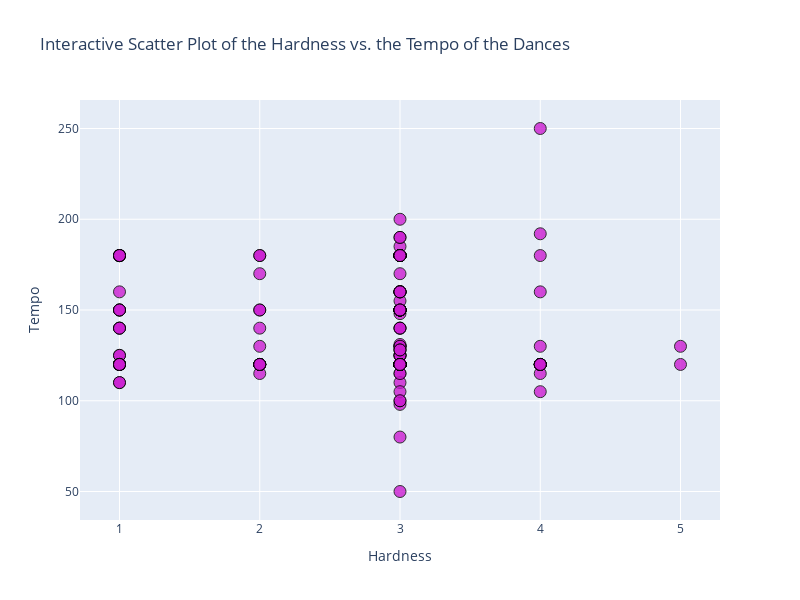

The code cell stored with this chart in its notebook:
### Code cell
# EDA Step 2: Bivariate analysis - Create scatter plots - Perform cross-tabulations - Calculate correlations between pairs of variables
#DANCE

#Create scatter plots
#Scatterplot - continuous vars - infinite possible values and ofterm measure with some precision
# - uses - scientific measurements and physical properties
# Scientific measurements - mass, length, temperature, meter, time
# Physical properties - include color, density, hardness, and melting and boiling points.
# - Vars: Hardness Ratio (hardness), Tempo (BPM) (time)
 
#go - low level data that is specific and flexible
import plotly.graph_objects as go
#!pip install plotly

# Put the data into a pandas df
dataF = pd.DataFrame({'x': df['Hardness Ratio'],
                   'y': df['Tempo (BPM)']})

#Create the figure (for the moment: a blank graph)
fig = go.Figure()

# Add the scatter trace
fig.add_trace(go.Scatter( 
    x=dataF['x'], # Variable in the x-axis
    y=dataF['y'], # Variable in the y-axis
    mode='markers', # This explicitly states that we want our observations to be represented by points
    
    # Properties associated with points 
    marker=dict(
        size=12, # Size
        color='#cb1dd1', # Color
        opacity=0.8, # Point transparency 
        line=dict(width=1, color='black') # Properties of the edges
    ),
))

# Customize the layout
fig.update_layout(
    title='Interactive Scatter Plot of the Hardness vs. the Tempo of the Dances', # Title
    xaxis_title='Hardness', # x-axis name
    yaxis_title='Tempo', # y-axis name
    width=800,  # Set the width of the figure to 800 pixels
    height=600,  # Set the height of the figure to 600 pixels
)

### Figure 1 — Plotly figure (JSON) as saved in the notebook; plotly's stock layout.template omitted (floating-point values rounded to 4 significant figures; data arrays with more than 128 entries replaced by an {"elided": "..."} marker saying what was removed)
{"data": [{"marker": {"color": "#cb1dd1", "line": {"color": "black", "width": 1}, "opacity": 0.8, "size": 12}, "mode": "markers", "type": "scatter", "x": {"elided": "206 int values"}, "y": {"elided": "206 int values"}}], "layout": {"height": 600, "title": {"text": "Interactive Scatter Plot of the Hardness vs. the Tempo of the Dances"}, "width": 800, "xaxis": {"title": {"text": "Hardness"}}, "yaxis": {"title": {"text": "Tempo"}}}}
